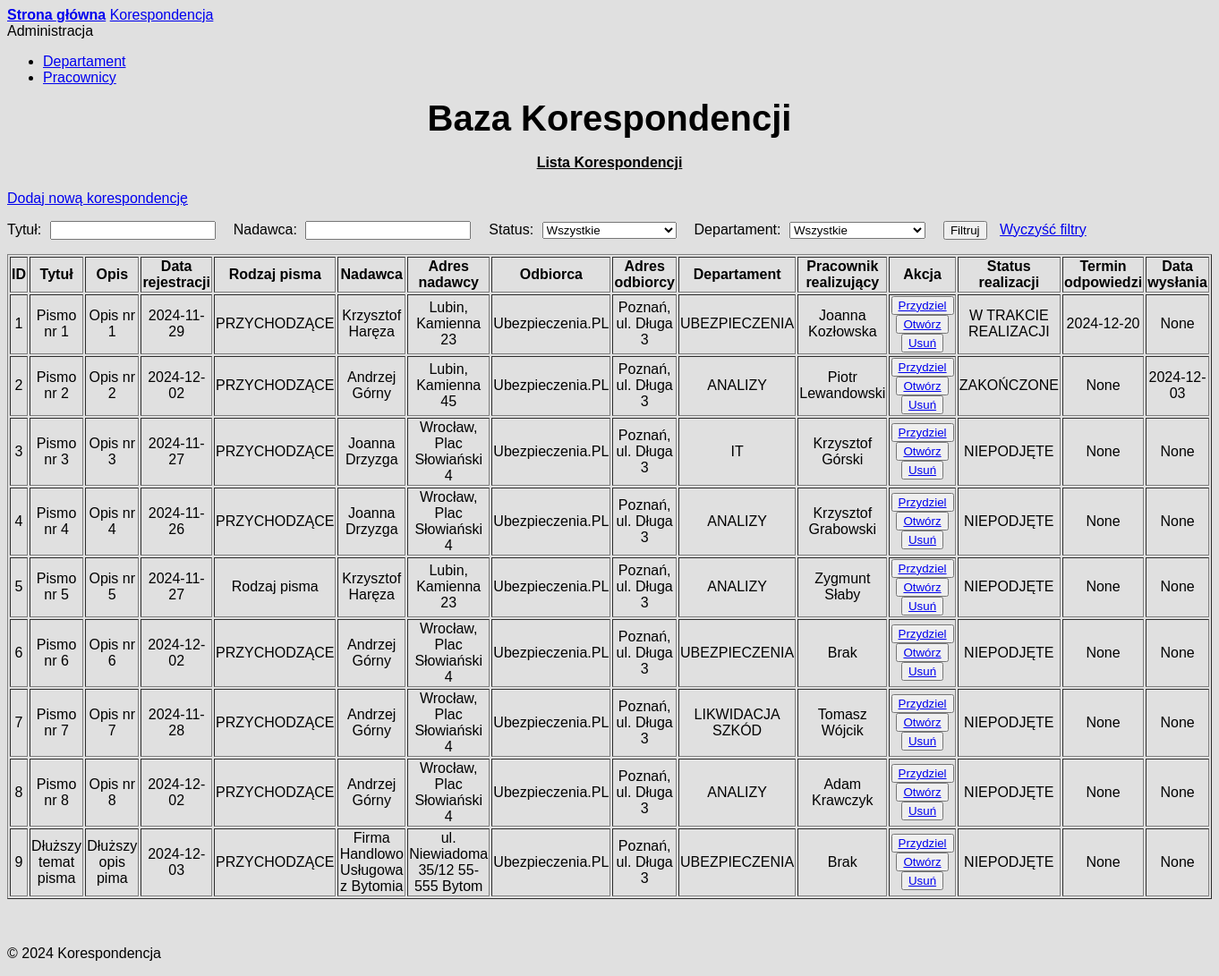
/cor_records, run on the app's committed database.
### models.py (models this page shows, shortened)
class Correspondence(db.Model):
    __tablename__ = 'correspondence'
    corID = db.Column(db.Integer, primary_key=True)
    corSubject = db.Column(db.String(100), nullable=False, unique=False)
    corContent = db.Column(db.String(255), nullable=False, unique=False)
    corDate = db.Column(db.Date, nullable=False)
    corType = db.Column(db.Integer, nullable=False)
    corSenderName = db.Column(db.String(100), nullable=False)
    corSenderAddress = db.Column(db.String(255), nullable=False)
    corRecipientName = db.Column(db.String(100), nullable=False)
    corRecipientAddress = db.Column(db.String(255), nullable=False)
    depID = db.Column(db.Integer, db.ForeignKey("departament.depID"), nullable=True)
    empID = db.Column(db.Integer, db.ForeignKey("employee.empID"), nullable=True)
    attachments = db.relationship("Attachment", backref="correspondence", lazy=True)
    corStatus = db.Column(db.String(50), nullable=True)
    corDeadline = db.Column(db.Date, nullable=True)
    corComplited = db.Column(db.Date, nullable=True)

class Departament(db.Model):
    __tablename__ = 'departament'
    depID = db.Column(db.Integer, primary_key=True)
    depName = db.Column(db.String(100), nullable=False, unique=True)
    employees = db.relationship('Employee', backref='departament', lazy=True)
    correspondences = db.relationship('Correspondence', backref='departament', lazy=True)

class Employee(db.Model):
    __tablename__ = 'employee'
    empID = db.Column(db.Integer, primary_key=True)
    empName = db.Column(db.String(100), nullable=False, unique=True)
    empEmail = db.Column(db.String(100), nullable=False, unique=True)
    empIsManager = db.Column(db.Boolean, default=False)
    depID = db.Column(db.Integer, db.ForeignKey('departament.depID'), nullable=False)
    correspondences = db.relationship('Correspondence', backref='employee', lazy=True)

### app.py (the view)
@app.route('/cor_records')
def cor_records():
    try:
        departaments = Departament.query.all()
        filter_subject = request.args.get('filterSubject', '').strip()
        filter_sender = request.args.get('filterSender', '').strip()
        filter_status = request.args.get('filterStatus', '').strip()
        filter_department = request.args.get('filterDepartment', '').strip()
        query = Correspondence.query
        if filter_subject:
            query = query.filter(Correspondence.corSubject.ilike(f"%{filter_subject}%"))
        if filter_sender:
            query = query.filter(Correspondence.corSenderName.ilike(f"%{filter_sender}%"))
        if filter_status:
            query = query.filter(Correspondence.corStatus == filter_status)
        if filter_department:
            query = query.filter(Correspondence.depID == int(filter_department))
        records = query.all()
        return render_template('cor_records.html', records=records, departaments=departaments)
    except Exception as e:
        return f"Error: {str(e)}", 500

### templates/cor_records.html (shortened to what this page needs)
{% extends 'base.html' %}
{% block content %}
<div class="container" xmlns="http://www.w3.org/1999/html">
    <div class="columns">
        <div class="column col-12">
            <div class="text-center">
                <h4><u>Lista Korespondencji</u></h4>
                <a href="{{ url_for('add_correspondence') }}" class="btn btn-primary">Dodaj nową korespondencję</a>
            </div>
        </div>
        <div class="column col-12">
            <form method="get" action="{{ url_for('cor_records') }}" class="form-inline" style="display: flex; align-items: center; gap: 10px; flex-wrap: wrap;">
                <div class="form-group" style="margin-right: 10px;">
                    <label for="filterSubject" style="margin-right: 5px;">Tytuł:</label>
                    <input type="text" id="filterSubject" name="filterSubject" class="form-input"
                           value="{{ request.args.get('filterSubject', '') }}" style="min-width: 150px;">
                </div>
                <div class="form-group" style="margin-right: 10px;">
                    <label for="filterSender" style="margin-right: 5px;">Nadawca:</label>
                    <input type="text" id="filterSender" name="filterSender" class="form-input"
                           value="{{ request.args.get('filterSender', '') }}" style="min-width: 150px;">
                </div>
                <div class="form-group" style="margin-right: 10px;">
                    <label for="filterStatus" style="margin-right: 5px;">Status:</label>
                    <select id="filterStatus" name="filterStatus" class="form-select" style="min-width: 150px;">
                        <option value="">Wszystkie</option>
                    </select>
                </div>
                <div class="form-group" style="margin-right: 10px;">
                    <label for="filterDepartment" style="margin-right: 5px;">Departament:</label>
                    <select id="filterDepartment" name="filterDepartment" class="form-select" style="min-width: 150px;">
                        <option value="">Wszystkie</option>
                    </select>
                </div>
                <div class="form-group">
                    <button type="submit" class="btn btn-primary" style="margin-right: 10px;">Filtruj</button>
                    <a href="{{ url_for('cor_records') }}" class="btn btn-secondary">Wyczyść filtry</a>
                </div>
            </form>
        </div>
        <div class="column col-12">
            <table class="table table-striped table-hover" border="1">
                <thead>
                    <tr>
                        <th>ID</th>
                        <th>Tytuł</th>
                        <th>Opis</th>
                        <th>Data rejestracji</th>
                        <th>Rodzaj pisma</th>
                        <th>Nadawca</th>
                        <th>Adres nadawcy</th>
                        <th>Odbiorca</th>
                        <th>Adres odbiorcy</th>
                        <th>Departament</th>
                        <th>Pracownik realizujący</th>
                        <th>Akcja</th>
                        <th>Status realizacji</th>
                        <th>Termin odpowiedzi</th>
                        <th>Data wysłania</th>
                    </tr>
                </thead>
                <tbody>
                    {% for record in records %}
                    <tr>
                        <td>{{ record.corID }}</td>
                        <td>{{ record.corSubject }}</td>
                        <td>{{ record.corContent }}</td>
                        <td>{{ record.corDate }}</td>
                        <td>{{ record.corType }}</td>
                        <td>{{ record.corSenderName }}</td>
                        <td>{{ record.corSenderAddress }}</td>
                        <td>{{ record.corRecipientName }}</td>
                        <td>{{ record.corRecipientAddress }}</td>
                        <td>{{ record.departament.depName if record.departament else 'Brak' }}</td>
                        <td>{{ record.employee.empName if record.employee else 'Brak'  }}</td>
                        <td>
                            <button class="btn btn-link">
                                <a href="{{ url_for('cor_update_record', corID=record.corID) }}">Przydziel</a>
                            </button>
                            <button class="btn btn-link">
                                <a href="{{ url_for('edit_correspondence', corID=record.corID) }}">Otwórz</a>
                            </button>
                            <button class="btn btn-link text-danger">
                                <a href="{{ url_for('delete_record', corID=record.corID) }}" onclick="return confirm('Czy na pewno chcesz usunąć ten rekord?');">Usuń</a>
                            </button>
                        </td>
                        <td>{{ record.corStatus }}</td>
                        <td>{{ record.corDeadline }}</td>
                        <td>{{ record.corComplited }}</td>
                    </tr>
                    {% endfor %}
                </tbody>
            </table>
        </div>
    </div>
</div>
{% endblock %}

### templates/base.html (style rules this page uses)
body { background-color: #e0e0e0; font-family: 'Helvetica'; }
table { class="table table-hover table-striped"; }
h4, th, td { text-align: center; }

### data on the page
Correspondence: corID "1", corSubject "Pismo nr 1", corContent "Opis nr 1", corDate "2024-11-29", corType "PRZYCHODZĄCE", corSenderName "Krzysztof Haręza", corSenderAddress "Lubin, Kamienna 23", corRecipientName "Ubezpieczenia.PL", corRecipientAddress "Poznań, ul. Długa 3", departament "UBEZPIECZENIA", employee "Joanna Kozłowska", corStatus "W TRAKCIE REALIZACJI", corDeadline "2024-12-20", corComplited "None"
Correspondence: corID "2", corSubject "Pismo nr 2", corContent "Opis nr 2", corDate "2024-12-02", corType "PRZYCHODZĄCE", corSenderName "Andrzej Górny", corSenderAddress "Lubin, Kamienna 45", corRecipientName "Ubezpieczenia.PL", corRecipientAddress "Poznań, ul. Długa 3", departament "ANALIZY", employee "Piotr Lewandowski", corStatus "ZAKOŃCZONE", corDeadline "None", corComplited "2024-12-03"
Correspondence: corID "3", corSubject "Pismo nr 3", corContent "Opis nr 3", corDate "2024-11-27", corType "PRZYCHODZĄCE", corSenderName "Joanna Drzyzga", corSenderAddress "Wrocław, Plac Słowiański 4", corRecipientName "Ubezpieczenia.PL", corRecipientAddress "Poznań, ul. Długa 3", departament "IT", employee "Krzysztof Górski", corStatus "NIEPODJĘTE", corDeadline "None", corComplited "None"
Correspondence: corID "4", corSubject "Pismo nr 4", corContent "Opis nr 4", corDate "2024-11-26", corType "PRZYCHODZĄCE", corSenderName "Joanna Drzyzga", corSenderAddress "Wrocław, Plac Słowiański 4", corRecipientName "Ubezpieczenia.PL", corRecipientAddress "Poznań, ul. Długa 3", departament "ANALIZY", employee "Krzysztof Grabowski", corStatus "NIEPODJĘTE", corDeadline "None", corComplited "None"
Correspondence: corID "5", corSubject "Pismo nr 5", corContent "Opis nr 5", corDate "2024-11-27", corType "Rodzaj pisma", corSenderName "Krzysztof Haręza", corSenderAddress "Lubin, Kamienna 23", corRecipientName "Ubezpieczenia.PL", corRecipientAddress "Poznań, ul. Długa 3", departament "ANALIZY", employee "Zygmunt Słaby", corStatus "NIEPODJĘTE", corDeadline "None", corComplited "None"
Correspondence: corID "6", corSubject "Pismo nr 6", corContent "Opis nr 6", corDate "2024-12-02", corType "PRZYCHODZĄCE", corSenderName "Andrzej Górny", corSenderAddress "Wrocław, Plac Słowiański 4", corRecipientName "Ubezpieczenia.PL", corRecipientAddress "Poznań, ul. Długa 3", departament "UBEZPIECZENIA", employee "Brak", corStatus "NIEPODJĘTE", corDeadline "None", corComplited "None"
Correspondence: corID "7", corSubject "Pismo nr 7", corContent "Opis nr 7", corDate "2024-11-28", corType "PRZYCHODZĄCE", corSenderName "Andrzej Górny", corSenderAddress "Wrocław, Plac Słowiański 4", corRecipientName "Ubezpieczenia.PL", corRecipientAddress "Poznań, ul. Długa 3", departament "LIKWIDACJA SZKÓD", employee "Tomasz Wójcik", corStatus "NIEPODJĘTE", corDeadline "None", corComplited "None"
Correspondence: corID "8", corSubject "Pismo nr 8", corContent "Opis nr 8", corDate "2024-12-02", corType "PRZYCHODZĄCE", corSenderName "Andrzej Górny", corSenderAddress "Wrocław, Plac Słowiański 4", corRecipientName "Ubezpieczenia.PL", corRecipientAddress "Poznań, ul. Długa 3", departament "ANALIZY", employee "Adam Krawczyk", corStatus "NIEPODJĘTE", corDeadline "None", corComplited "None"
Correspondence: corID "9", corSubject "Dłuższy temat pisma", corContent "Dłuższy opis pima", corDate "2024-12-03", corType "PRZYCHODZĄCE", corSenderName "Firma Handlowo Usługowa z Bytomia", corSenderAddress "ul. Niewiadoma 35/12 55-555 Bytom", corRecipientName "Ubezpieczenia.PL", corRecipientAddress "Poznań, ul. Długa 3", departament "UBEZPIECZENIA", employee "Brak", corStatus "NIEPODJĘTE", corDeadline "None", corComplited "None"
